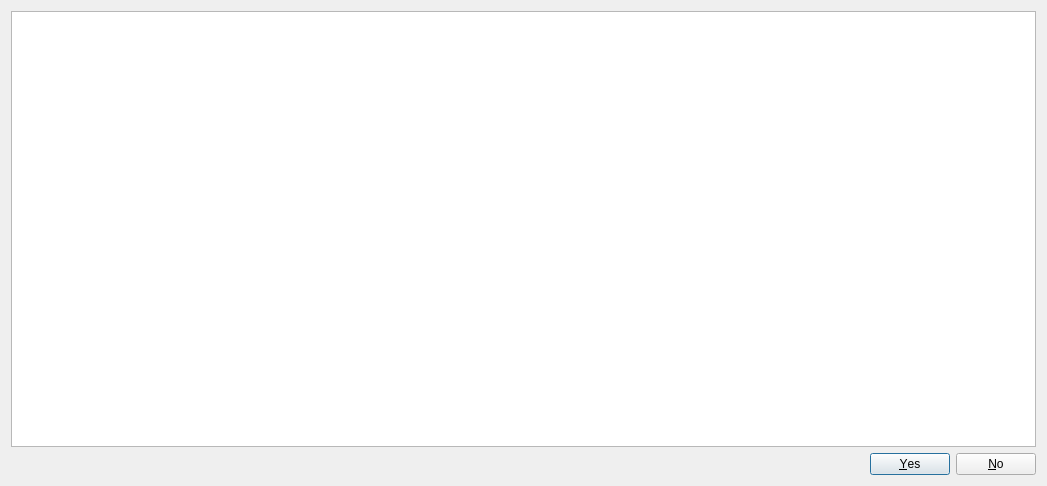
<?xml version="1.0" encoding="UTF-8"?>
<ui version="4.0">
 <class>EditMetadataSummaryDialog</class>
 <widget class="QDialog" name="EditMetadataSummaryDialog">
  <property name="geometry">
   <rect>
    <x>0</x>
    <y>0</y>
    <width>1047</width>
    <height>486</height>
   </rect>
  </property>
  <property name="windowTitle">
   <string>Metadata Summary</string>
  </property>
  <layout class="QGridLayout" name="gridLayout">
   <item row="1" column="0">
    <widget class="QDialogButtonBox" name="buttonBox">
     <property name="orientation">
      <enum>Qt::Horizontal</enum>
     </property>
     <property name="standardButtons">
      <set>QDialogButtonBox::No|QDialogButtonBox::Yes</set>
     </property>
    </widget>
   </item>
   <item row="0" column="0">
    <widget class="QTextEdit" name="summaryTextEdit"/>
   </item>
  </layout>
 </widget>
 <resources/>
 <connections>
  <connection>
   <sender>buttonBox</sender>
   <signal>accepted()</signal>
   <receiver>EditMetadataSummaryDialog</receiver>
   <slot>accept()</slot>
   <hints>
    <hint type="sourcelabel">
     <x>248</x>
     <y>254</y>
    </hint>
    <hint type="destinationlabel">
     <x>157</x>
     <y>274</y>
    </hint>
   </hints>
  </connection>
  <connection>
   <sender>buttonBox</sender>
   <signal>rejected()</signal>
   <receiver>EditMetadataSummaryDialog</receiver>
   <slot>reject()</slot>
   <hints>
    <hint type="sourcelabel">
     <x>316</x>
     <y>260</y>
    </hint>
    <hint type="destinationlabel">
     <x>286</x>
     <y>274</y>
    </hint>
   </hints>
  </connection>
 </connections>
</ui>
